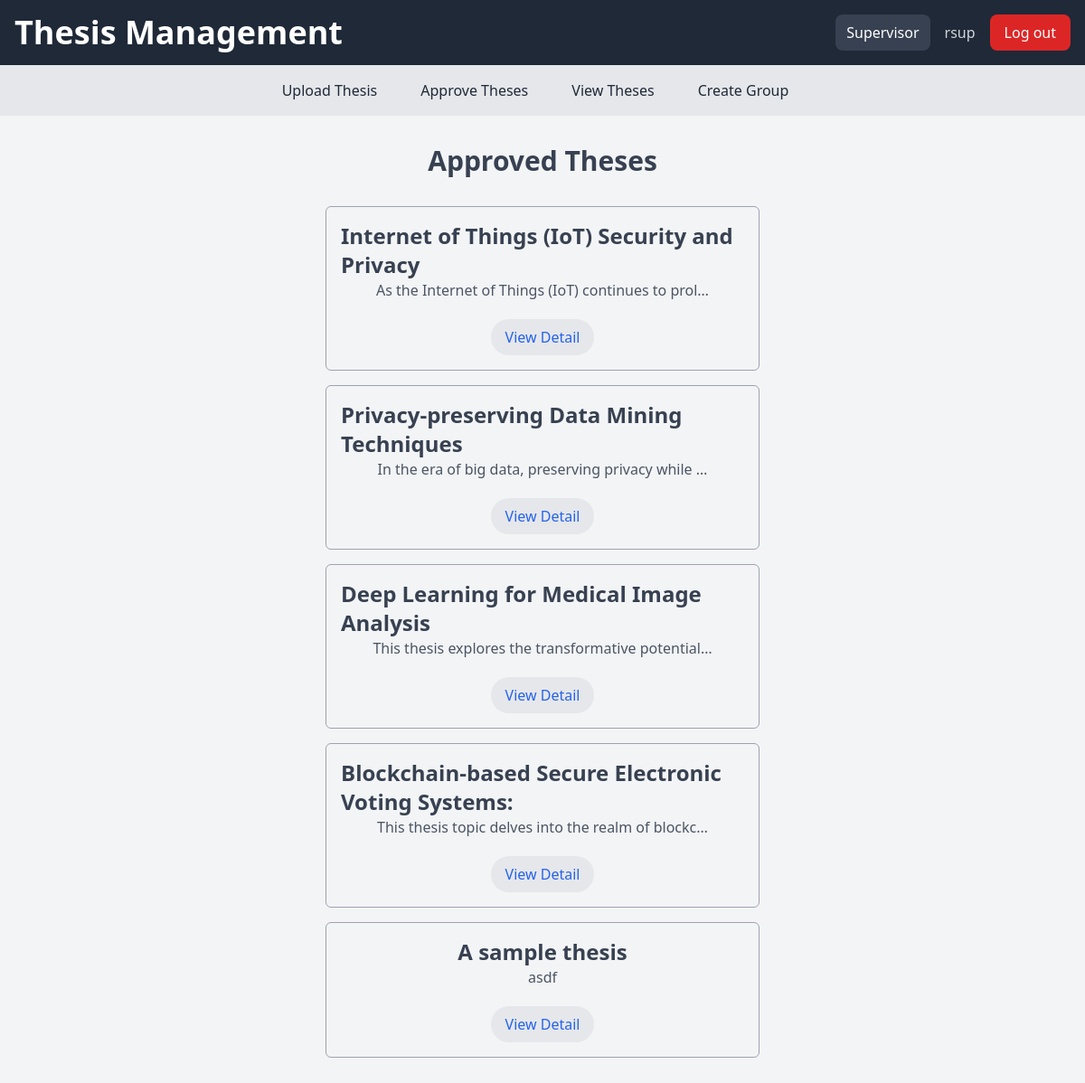
Before: /view_theses/ (signed in) with the older database file.
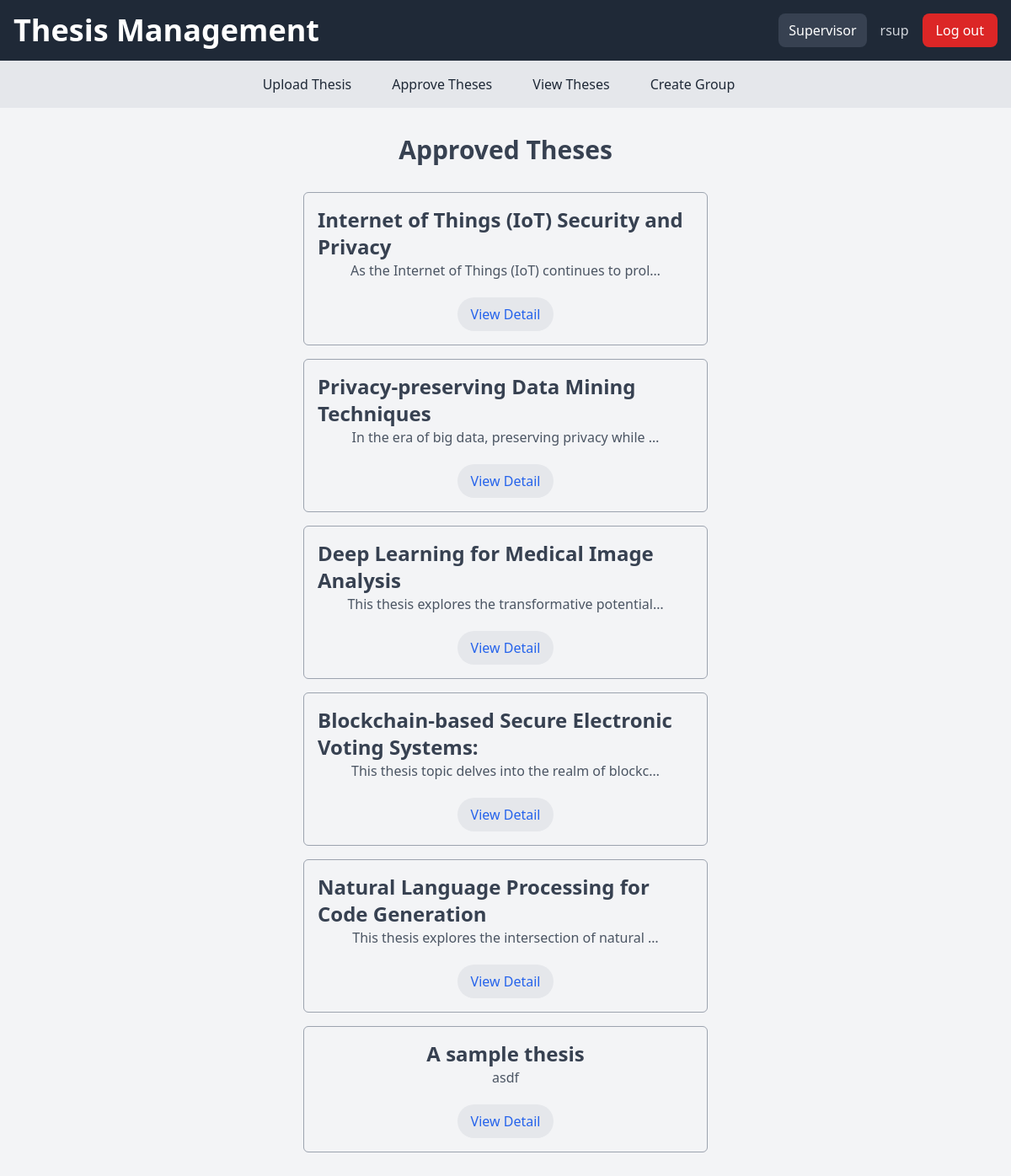
After: the same page with the newer database file.
### app_week6/models.py (models this page shows, shortened)
class User(AbstractUser):
    USER_TYPE_CHOICES = (
        (1, 'Admin'),
        (2, 'Supervisor'),
        (3, 'Project Coordinator'),
        (4, 'Student'),
    )
    user_type = models.PositiveSmallIntegerField(choices=USER_TYPE_CHOICES, default=4)

class Thesis(models.Model):
    title = models.CharField(max_length=255)
    description = models.TextField()
    supervisor = models.ForeignKey(User, limit_choices_to={'user_type': 2}, on_delete=models.CASCADE)
    is_approved = models.BooleanField(default=False)
    students = models.ManyToManyField(User, related_name='theses', limit_choices_to={'user_type': 4}, blank=True, null=True)
    interested = models.ManyToManyField(User, related_name='interested_theses', limit_choices_to={'user_type': 4},blank=True, null=True)
    category = models.ManyToManyField(category, blank=True, null=True)
    software_engineering = models.BooleanField(null=True, blank=True, default=False)
    Information_Systems_and_Data_Science = models.BooleanField(null=True, blank=True, default=False) # Information Systems and Data Science
    Mechanical_Engineering = models.BooleanField(null=True, blank=True, default=False)
    Civil_and_Structural_Engineering = models.BooleanField(null=True, blank=True, default=False)
    Chemical_Engineering = models.BooleanField(null=True, blank=True, default=False)
    External = models.BooleanField(null=True, blank=True, default=False)
    Internal_Sydney = models.BooleanField(null=True, blank=True, default=False)
    Internal_Casuarina = models.BooleanField(null=True, blank=True, default=False) # Internal - Casuarina

### app_week6/views.py (the view)
# urls.py: path('view_theses/', views.view_theses, name='view_theses'),
@login_required
def view_theses(request):
    theses = Thesis.objects.filter(is_approved=True)
    return render(request, 'app_week6/view_theses.html', {'theses': theses})
    return redirect('home')

### app_week6/templates/app_week6/view_theses.html (shortened to what this page needs)
{% extends 'app_week6/base.html' %}
{% block content %}
<div class="container mx-auto p-4 flex flex-col items-center justify-center">
    <h2 class="text-3xl font-bold text-gray-700 mb-6">Approved Theses</h2>
    <ul class="flex flex-col items-center justify-center w-1/2 mb-6">
        {% for thesis in theses %}
        <li  class="flex flex-col items-center justify-center w-full p-4 my-2 border border-gray-400 rounded-md" >
            <h3 class="text-2xl {% if user in thesis.students.all %}text-green-600{% else %}text-gray-700{% endif %} font-bold">{{ thesis.title }}</h3>
            <p class="text-gray-600">{{ thesis.description|truncatechars:50 }}</p>
            <div style="margin-top: 20px" class="flex flex-wrap items-center justify-center gap-x-10 gap-y-5 ">
            <a  href="{% url 'view_theses' thesis.id %}" class="text-blue-600 hover:text-blue-800  px-4 py-2 rounded-full bg-gray-200 w-max cursor-pointer">View Detail</a>
            </div>
        </li>
        {% endfor %}
    </ul>
</div>
{% endblock content %}

### app_week6/templates/app_week6/base.html (shortened to what this page needs)
<!DOCTYPE html>
<html>
<head>
    <link rel="stylesheet" href="https://unpkg.com/tailwindcss@^2/dist/tailwind.min.css">
</head>
<body class="h-screen bg-gray-100">
    <header class="bg-gray-800 text-white p-4 flex justify-between items-center">
        <h1 class="text-4xl font-bold">Thesis Management</h1>
        <div class="flex items-center space-x-4">
            {% if user.user_type == 1 %}
            <p class="bg-gray-700 py-2 px-3 rounded-lg">Admin</p>
            {% elif user.user_type == 2 %}
            <p class="bg-gray-700 py-2 px-3 rounded-lg">Supervisor</p>
            {% elif user.user_type == 3 %}
            <p class="bg-gray-700 py-2 px-3 rounded-lg">Project Coordinator</p>
            {% elif user.user_type == 4 %}
            <p class="bg-gray-700 py-2 px-3 rounded-lg">Student</p>
            {% endif %}
            {% if user.is_authenticated %}
            <div class="flex items-center space-x-4">
                <p class="text-gray-300">{{ user.username }}</p>
                <a href="{% url 'logout' %}" class="bg-red-600 text-white px-4 py-2 rounded-lg hover:bg-red-700 transition duration-300">
                    Log out
                </a>
            </div>
            {% else %}
            <a href="{% url 'login' %}" class="bg-blue-600 text-white px-4 py-2 rounded-lg hover:bg-blue-700 transition duration-300">
                Log In
            </a>
            {% endif %}
        </div>
    </header>
    <nav class="bg-gray-200 p-4">
        <ul class="flex flex-wrap justify-center">
            {% if not user.user_type == 4%}
            {% if user.is_authenticated %}
            <li class="mr-4"><a href="{% url 'upload_thesis' %}" class="text-gray-800 px-4 py-2 rounded">Upload Thesis</a></li>
            <li class="mr-4"><a href="{% url 'approve_thesis' %}" class="text-gray-800 px-4 py-2 rounded">Approve Theses</a></li>
            {% endif %}
            {% endif %}
            {% if user.is_authenticated %}
            <li class="mr-4"><a href="{% url 'view_theses' %}" class="text-gray-800 px-4 py-2 rounded">View Theses</a></li>
            <li class="mr-4"><a href="{% url 'create_group' %}" class="text-gray-800 px-4 py-2 rounded">Create Group</a></li>
            {% endif %}
        </ul>
    </nav>
    <div class="container mx-auto p-4">
        {% block content %}
        {% endblock %}
    </div>
</body>
</html>

Changed rows visible on the page:
now on this page (row edited): Thesis: title "Natural Language Processing for Code Generation", description "This thesis explores the intersection of natural …"
